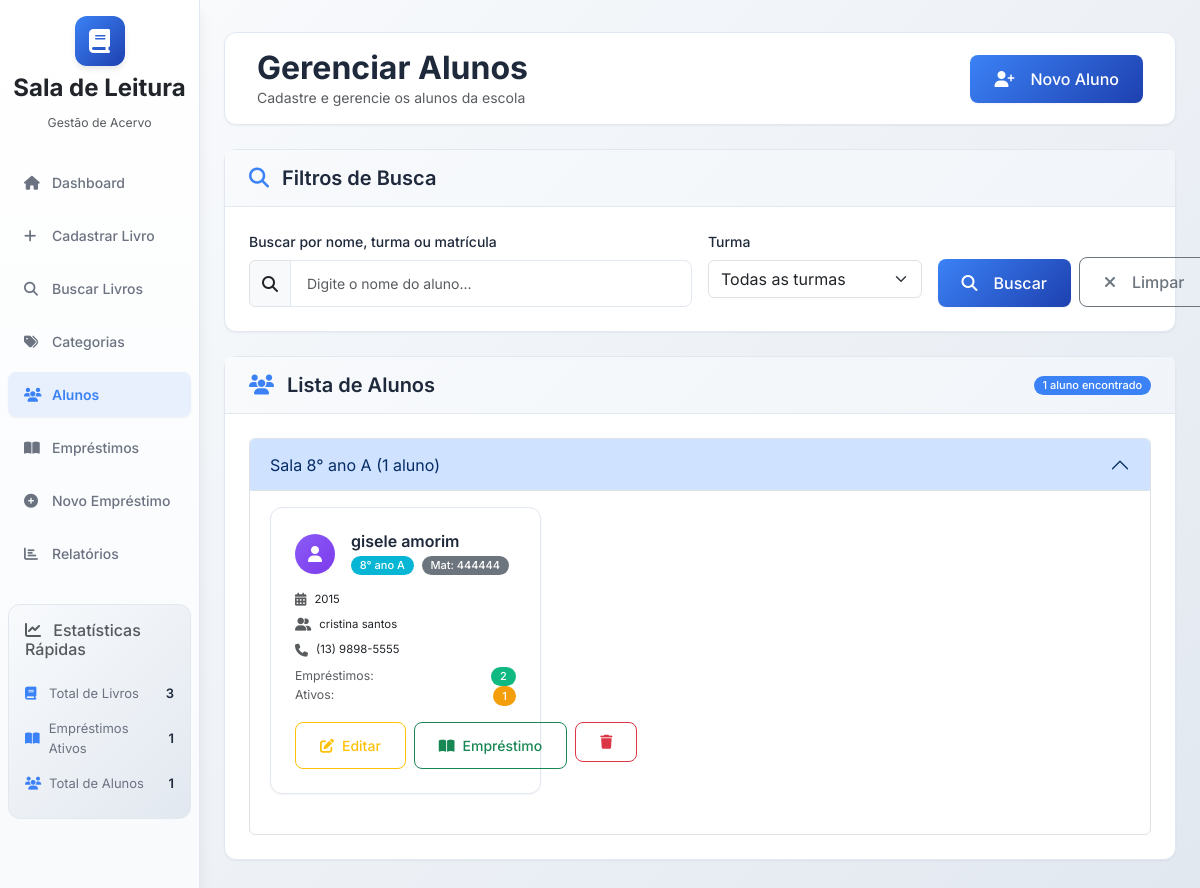
/students, run on the app's committed database.
### database/models.py (models this page shows, shortened)
class Student(db.Model):
    __tablename__ = 'students'
    id = db.Column(db.String(36), primary_key=True, default=generate_uuid)
    name = db.Column(db.String(200), nullable=False)
    class_room = db.Column(db.String(50), nullable=False)
    birth_year = db.Column(db.Integer, nullable=False)
    phone = db.Column(db.String(20))
    address = db.Column(db.Text)
    guardian_name = db.Column(db.String(200), nullable=False)
    guardian_phone = db.Column(db.String(20))
    registration_number = db.Column(db.String(50), unique=True)
    active = db.Column(db.Boolean, default=True)
    created_date = db.Column(db.DateTime, default=datetime.utcnow)
    updated_date = db.Column(db.DateTime, default=datetime.utcnow, onupdate=datetime.utcnow)
    loans = db.relationship('Loan', backref='student', lazy=True)
    @property
    def total_loans(self):
        return db.session.query(func.count(Loan.id)).filter_by(student_id=self.id).scalar()
    @property
    def active_loans(self):
        return db.session.query(func.count(Loan.id)).filter_by(student_id=self.id, status='active').scalar()

### app.py (the view, shortened to what this page needs)
    @app.route('/students')
    def students():
        page = request.args.get('page', 1, type=int)
        search = request.args.get('search', '')
        class_filter = request.args.get('class_filter', '')
        query = Student.query.filter_by(active=True)
        if class_filter:
            query = query.filter(Student.class_room == class_filter)
        students = query.order_by(Student.name).paginate(page=page, per_page=20, error_out=False)
        classes = [c[0] for c in db.session.query(Student.class_room).filter(
            Student.active == True, Student.class_room.isnot(None)
        ).distinct().order_by(Student.class_room).all()]
        students_by_class = {}
        for student in students.items:
            class_room = student.class_room or "Sem Turma"
            if class_room not in students_by_class:
                students_by_class[class_room] = []
            students_by_class[class_room].append(student)
        return render_template('students/students.html',
                              students=students,
                              classes=classes,
                              search=search,
                              class_filter=class_filter,
                              students_by_class=students_by_class)

### templates/students/students.html (shortened to what this page needs)
{% extends "base.html" %}
{% block content %}
<div class="main-header d-flex justify-content-between align-items-center py-3 mb-4">
    <div>
        <h1 class="h2 mb-0">Gerenciar Alunos</h1>
        <p class="text-muted mb-0">Cadastre e gerencie os alunos da escola</p>
    </div>
    <a href="{{ url_for('add_student') }}" class="btn btn-primary">
        <i class="fas fa-user-plus me-2"></i>
        Novo Aluno
    </a>
</div>
<div class="card mb-4 fade-in">
    <div class="card-header">
        <h5 class="mb-0">
            <i class="fas fa-search text-primary me-2"></i>
            Filtros de Busca
        </h5>
    </div>
    <div class="card-body">
        <form method="GET" class="row g-3">
            <div class="col-md-6">
                <label for="search" class="form-label">Buscar por nome, turma ou matrícula</label>
                <div class="input-group">
                    <span class="input-group-text">
                        <i class="fas fa-search"></i>
                    </span>
                    <input type="text" class="form-control" name="search"
                           value="{{ search }}" placeholder="Digite o nome do aluno...">
                </div>
            </div>
            <div class="col-md-3">
                <label for="class_filter" class="form-label">Turma</label>
                <select class="form-select" name="class_filter" onchange="this.form.submit()">
                    <option value="">Todas as turmas</option>
                </select>
            </div>
            <div class="col-md-3 d-flex align-items-end">
                <button type="submit" class="btn btn-primary me-2">
                    <i class="fas fa-search me-2"></i>
                    Buscar
                </button>
                <a href="{{ url_for('students') }}" class="btn btn-outline-secondary">
                    <i class="fas fa-times me-2"></i>
                    Limpar
                </a>
            </div>
        </form>
    </div>
</div>
<div class="card fade-in" style="animation-delay: 0.2s">
    <div class="card-header d-flex justify-content-between align-items-center">
        <h5 class="mb-0">
            <i class="fas fa-users text-primary me-2"></i>
            Lista de Alunos
        </h5>
        {% if students and students.items %}
            <span class="badge bg-primary">
                {{ students.total }} aluno{{ 's' if students.total != 1 else '' }} encontrado{{ 's' if students.total != 1 else '' }}
            </span>
        {% endif %}
    </div>
    <div class="card-body">
        {% if students and students.items %}
            <div class="accordion" id="studentsAccordion">
                {% for class_room, students_list in students_by_class.items() %}
                    <div class="accordion-item">
                        <h2 class="accordion-header" id="heading{{ loop.index }}">
                            <button class="accordion-button {% if not loop.first %}collapsed{% endif %}" type="button" data-bs-toggle="collapse" data-bs-target="#collapse{{ loop.index }}" aria-expanded="true" aria-controls="collapse{{ loop.index }}">
                                Sala {{ class_room }} ({{ students_list|length }} aluno{{ 's' if students_list|length != 1 else '' }})
                            </button>
                        </h2>
                        <div id="collapse{{ loop.index }}" class="accordion-collapse collapse {% if loop.first %}show{% endif %}" aria-labelledby="heading{{ loop.index }}" data-bs-parent="#studentsAccordion">
                            <div class="accordion-body">
                                <div class="row">
                                    {% for student in students_list %}
                                    <div class="col-md-6 col-lg-4 mb-4">
                                        <div class="student-card">
                                            <div class="student-header">
                                                <div class="student-avatar">
                                                    <i class="fas fa-user"></i>
                                                </div>
                                                <div class="student-info">
                                                    <h6 class="student-name">{{ student.name }}</h6>
                                                    <div class="student-details">
                                                        <span class="badge bg-info">{{ student.class_room }}</span>
                                                        {% if student.registration_number %}
                                                            <span class="badge bg-secondary">Mat: {{ student.registration_number }}</span>
                                                        {% endif %}
                                                    </div>
                                                </div>
                                            </div>
                                            <div class="student-body">
                                                <div class="student-stat">
                                                    <i class="fas fa-calendar-alt text-muted me-2"></i>
                                                    <small>{{ student.birth_year or 'Não informado' }}</small>
                                                </div>
                                                {% if student.guardian_name %}
                                                    <div class="student-stat">
                                                        <i class="fas fa-user-friends text-muted me-2"></i>
                                                        <small>{{ student.guardian_name }}</small>
                                                    </div>
                                                {% endif %}
                                                {% if student.guardian_phone %}
                                                    <div class="student-stat">
                                                        <i class="fas fa-phone text-muted me-2"></i>
                                                        <small>{{ student.guardian_phone }}</small>
                                                    </div>
                                                {% endif %}
                                                <div class="student-loans-stats mt-2">
                                                    <div class="d-flex justify-content-between">
                                                        <small class="text-muted">Empréstimos:</small>
                                                        <span class="badge bg-success">{{ student.total_loans or 0 }}</span>
                                                    </div>
                                                    {% if student.active_loans and student.active_loans > 0 %}
                                                        <div class="d-flex justify-content-between">
                                                            <small class="text-muted">Ativos:</small>
                                                            <span class="badge bg-warning">{{ student.active_loans }}</span>
                                                        </div>
                                                    {% endif %}
                                                </div>
                                            </div>
                                            <div class="student-actions">
                                                <a href="{{ url_for('edit_student', student_id=student.id) }}" class="btn btn-outline-warning btn-sm">
                                                    <i class="fas fa-edit"></i>
                                                    Editar
                                                </a>
                                                <a href="{{ url_for('new_loan') }}?student={{ student.id }}" class="btn btn-outline-success btn-sm">
                                                    <i class="fas fa-book-open"></i>
                                                    Empréstimo
                                                </a>
                                                <form method="POST" action="{{ url_for('delete_student', student_id=student.id) }}" class="d-inline"
                                                      onsubmit="return confirmDelete('Tem certeza que deseja excluir este aluno?')">
                                                    <button type="submit" class="btn btn-outline-danger btn-sm">
                                                        <i class="fas fa-trash"></i>
                                                    </button>
                                                </form>
                                            </div>
                                        </div>
                                    </div>
                                    {% endfor %}
                                </div>
                            </div>
                        </div>
                    </div>
                {% endfor %}
            </div>
        {% endif %}
    </div>
</div>
{% endblock %}

### static/css/style.css (style rules this page uses)
:root { --primary-color: #3b82f6; --secondary-color: #6b7280; --success-color: #10b981; --warning-color: #f59e0b; --danger-color: #ef4444; --info-color: #06b6d4; --light-color: #f8fafc; --dark-color: #1e293b; --border-color: #e2e8f0; --shadow-sm: 0 1px 2px 0 rgba(0, 0, 0, 0.05); --shadow-md: 0 4px 6px -1px rgba(0, 0, 0, 0.1); --shadow-lg: 0 10px 15px -3px rgba(0, 0, 0, 0.1); }
* { margin: 0; padding: 0; box-sizing: border-box; }
body { font-family: 'Inter', sans-serif; font-size: 14px; line-height: 1.5; color: var(--dark-color); background: linear-gradient(135deg, #f8fafc 0%, #e2e8f0 100%); min-height: 100vh; }
.main-header { background: white; border-radius: 12px; padding: 2rem; margin-bottom: 2rem; box-shadow: var(--shadow-sm); border: 1px solid var(--border-color); }
.main-header h1 { color: var(--dark-color); font-weight: 700; margin-bottom: 0.5rem; }
.card { border: 1px solid var(--border-color); border-radius: 12px; box-shadow: var(--shadow-sm); background: white; transition: all 0.2s ease; }
.card-header { background: linear-gradient(135deg, #f8fafc 0%, #f1f5f9 100%); border-bottom: 1px solid var(--border-color); padding: 1rem 1.5rem; border-radius: 12px 12px 0 0; }
.card-header h5 { font-weight: 600; color: var(--dark-color); margin: 0; }
.card-body { padding: 1.5rem; }
.form-control { border: 1px solid var(--border-color); border-radius: 8px; padding: 0.75rem 1rem; font-size: 14px; transition: all 0.2s ease; }
.form-label { font-weight: 500; color: var(--dark-color); margin-bottom: 0.5rem; }
.btn { border-radius: 8px; font-weight: 500; padding: 0.75rem 1.5rem; transition: all 0.2s ease; display: inline-flex; align-items: center; gap: 0.5rem; }
.btn-primary { background: linear-gradient(135deg, var(--primary-color) 0%, #1e40af 100%); border: none; color: white; box-shadow: var(--shadow-sm); }
.student-avatar { width: 40px; height: 40px; background: linear-gradient(135deg, #8b5cf6 0%, #7c3aed 100%); border-radius: 50%; display: flex; align-items: center; justify-content: center; color: white; font-size: 16px; box-shadow: var(--shadow-sm); }
.student-card { background: white; border-radius: 12px; padding: 1.5rem; box-shadow: var(--shadow-sm); border: 1px solid var(--border-color); transition: all 0.2s ease; }
.student-header { display: flex; align-items: center; gap: 1rem; margin-bottom: 1rem; }
.student-name { font-weight: 600; color: var(--dark-color); margin-bottom: 0.25rem; }
.student-details { display: flex; gap: 0.5rem; }
.student-stat { display: flex; align-items: center; margin-bottom: 0.5rem; font-size: 13px; }
.student-actions { display: flex; gap: 0.5rem; margin-top: 1rem; }
.fade-in { animation: fadeIn 0.6s ease-out; }
.badge { font-size: 11px; font-weight: 500; padding: 0.4em 0.8em; border-radius: 20px; }
.text-primary { color: var(--primary-color) !important; }
.bg-primary { background-color: var(--primary-color) !important; }
.bg-success { background-color: var(--success-color) !important; }
.bg-warning { background-color: var(--warning-color) !important; }
.bg-info { background-color: var(--info-color) !important; }

### data on the page
Student: class_room "8° ano A", students_list "1", name "gisele amorim", registration_number "444444", birth_year "2015", guardian_name "cristina santos", guardian_phone "(13) 9898-5555", total_loans "2", active_loans "1"

### other printed values
{{ students.total }} "1"
